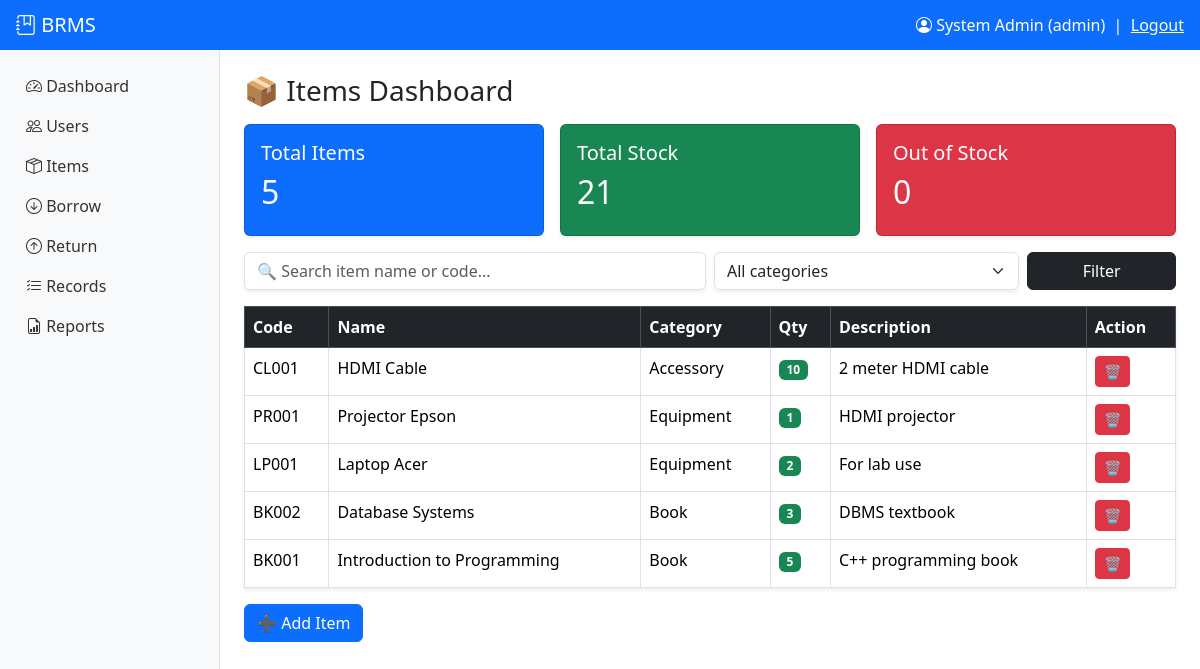
The page /admin/items.php (signed in) on the database its author committed.
### tables this page shows
CREATE TABLE items (
    item_id INT AUTO_INCREMENT PRIMARY KEY,
    item_code VARCHAR(30) UNIQUE NOT NULL,
    item_name VARCHAR(100) NOT NULL,
    category VARCHAR(50),
    quantity INT NOT NULL DEFAULT 0,
    description TEXT,
    created_at TIMESTAMP DEFAULT CURRENT_TIMESTAMP
);

### includes/functions.php (called while the page is built, shortened)
<?php
function e($s){ return htmlspecialchars($s ?? '', ENT_QUOTES, 'UTF-8'); }

### admin/items.php (the view, shortened to what this page needs)
<?php
require_once __DIR__.'/../includes/db.php';
require_once __DIR__.'/../includes/functions.php';
$q = trim($_GET['q'] ?? '');
$sql = "SELECT * FROM items WHERE (item_name LIKE ? OR item_code LIKE ?)";
$params = ["%$q%", "%$q%"];
$types = "ss";
$sql .= " ORDER BY item_id DESC";
$stmt = $conn->prepare($sql);
$stmt->bind_param($types, ...$params);
$stmt->execute();
$items = $stmt->get_result();
$total_items = $conn->query("SELECT COUNT(*) c FROM items")->fetch_assoc()['c'];
$total_stock = $conn->query("SELECT COALESCE(SUM(quantity),0) c FROM items")->fetch_assoc()['c'];
$out_of_stock = $conn->query("SELECT COUNT(*) c FROM items WHERE quantity=0")->fetch_assoc()['c'];
include __DIR__.'/../includes/header.php';
?>
<h3 class="mb-3">📦 Items Dashboard</h3>
<div class="row g-3 mb-3">
  <div class="col-md-4">
    <div class="card text-bg-primary shadow-sm">
      <div class="card-body">
        <h5>Total Items</h5>
        <h2><?= $total_items ?></h2>
      </div>
    </div>
  </div>
  <div class="col-md-4">
    <div class="card text-bg-success shadow-sm">
      <div class="card-body">
        <h5>Total Stock</h5>
        <h2><?= $total_stock ?></h2>
      </div>
    </div>
  </div>
  <div class="col-md-4">
    <div class="card text-bg-danger shadow-sm">
      <div class="card-body">
        <h5>Out of Stock</h5>
        <h2><?= $out_of_stock ?></h2>
      </div>
    </div>
  </div>
</div>
<form class="row g-2 mb-3">
  <div class="col-md-6">
    <input class="form-control shadow-sm"
           name="q"
           value="<?=e($q)?>"
           placeholder="🔍 Search item name or code...">
  </div>
  <div class="col-md-4">
    <select class="form-select shadow-sm" name="cat">
      <option value="">All categories</option>
    </select>
  </div>
  <div class="col-md-2">
    <button class="btn btn-dark w-100">Filter</button>
  </div>
</form>
<table class="table table-hover table-bordered bg-white shadow-sm">
<thead class="table-dark">
<tr>
  <th>Code</th>
  <th>Name</th>
  <th>Category</th>
  <th>Qty</th>
  <th>Description</th>
  <th>Action</th>
</tr>
</thead>
<tbody>
<?php while($r=$items->fetch_assoc()): ?>
<tr>
  <td><?= e($r['item_code']) ?></td>
  <td><?= e($r['item_name']) ?></td>
  <td><?= e($r['category']) ?></td>
  <td>
    <span class="badge bg-<?= $r['quantity']>0?'success':'danger' ?>">
      <?= $r['quantity'] ?>
    </span>
  </td>
  <td><?= e($r['description']) ?></td>
  <td>
    <form method="post" class="d-inline" onsubmit="return confirm('Delete item?')">
      <button class="btn btn-sm btn-danger">🗑</button>
    </form>
  </td>
</tr>
<?php endwhile; ?>
</tbody>
</table>
<button class="btn btn-primary" data-bs-toggle="modal" data-bs-target="#addItem">
  ➕ Add Item
</button>
<?php include __DIR__.'/../includes/footer.php'; ?>

### rows shown on the page
items: item_code "CL001", item_name "HDMI Cable", category "Accessory", quantity "10", description "2 meter HDMI cable"
items: item_code "PR001", item_name "Projector Epson", category "Equipment", quantity "1", description "HDMI projector"
items: item_code "LP001", item_name "Laptop Acer", category "Equipment", quantity "2", description "For lab use"
items: item_code "BK002", item_name "Database Systems", category "Book", quantity "3", description "DBMS textbook"
items: item_code "BK001", item_name "Introduction to Programming", category "Book", quantity "5", description "C++ programming book"

### other values the page prints
$u['name'] "System Admin"
$u['role'] "admin"
$total_items "5"
$total_stock "21"
$out_of_stock "0"
